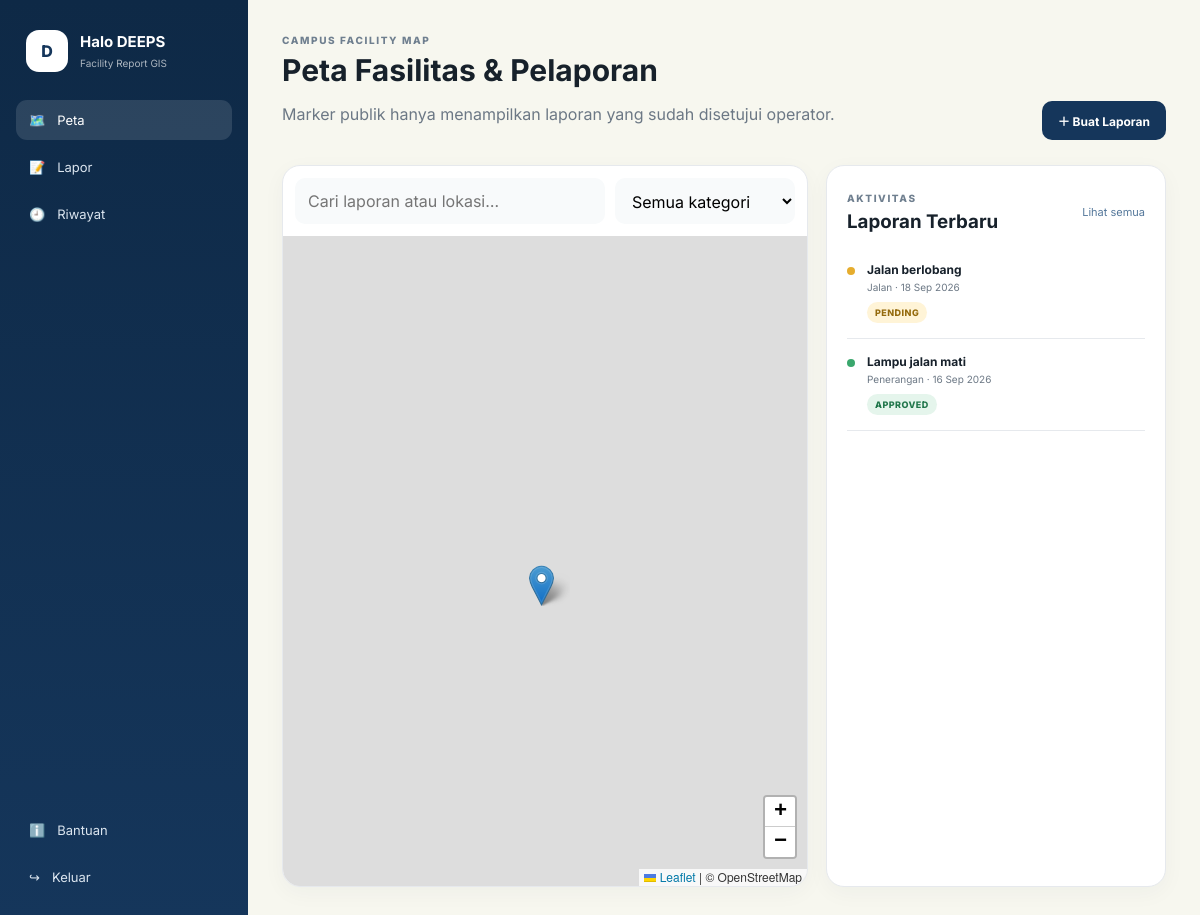
Page /map (signed in) on the committed database.
### app.py (models this page shows)
class Report(db.Model):
    id = db.Column(db.Integer, primary_key=True)
    title = db.Column(db.String(180), nullable=False)
    category = db.Column(db.String(50), nullable=False)
    damage_type = db.Column(db.String(120), nullable=False)
    description = db.Column(db.Text, nullable=False)
    latitude = db.Column(db.Float, nullable=False)
    longitude = db.Column(db.Float, nullable=False)
    photo = db.Column(db.String(255), nullable=True)
    status = db.Column(db.String(30), default="pending")  # pending/approved/disapproved
    operator_reason = db.Column(db.Text, nullable=True)
    created_at = db.Column(db.DateTime, default=datetime.utcnow)
    reviewed_at = db.Column(db.DateTime, nullable=True)
    user_id = db.Column(db.Integer, db.ForeignKey("user.id"), nullable=False)

### app.py (the view)
@app.route("/map")
@login_required
def map_page():
    approved = Report.query.filter_by(status="approved").order_by(Report.created_at.desc()).all()
    latest = Report.query.order_by(Report.created_at.desc()).limit(6).all()
    return render_template("map.html", approved=approved, latest=latest)

### app.py (called while the page is built)
@login_manager.user_loader
def load_user(user_id):
    return db.session.get(User, int(user_id))

@app.context_processor
def inject_globals():
    return {"categories": CATEGORIES}

### templates/map.html (shortened to what this page needs)
{% extends "base.html" %}{% block title %}Peta · Halo DEEPS{% endblock %}
{% block content %}
<div class="page-head">
  <div><div class="section-kicker">CAMPUS FACILITY MAP</div><h1>Peta Fasilitas & Pelaporan</h1><p class="muted">Marker publik hanya menampilkan laporan yang sudah disetujui operator.</p></div>
  <a class="btn primary" href="{{ url_for('new_report') }}">＋ Buat Laporan</a>
</div>
<div class="map-layout">
  <section class="map-panel">
    <div class="map-toolbar">
      <input id="mapSearch" placeholder="Cari laporan atau lokasi…">
      <select id="categoryFilter"><option value="">Semua kategori</option>{% for c in categories %}<option>{{ c }}</option>{% endfor %}</select>
    </div>
    <div id="map"></div>
  </section>
  <aside class="latest-panel">
    <div class="panel-title"><div><span class="section-kicker">AKTIVITAS</span><h3>Laporan Terbaru</h3></div><a href="{{ url_for('history') }}">Lihat semua</a></div>
    {% for r in latest %}
    <a class="latest-item" href="{{ url_for('history') }}?q={{ r.title|urlencode }}">
      <div class="status-dot {{ r.status }}"></div>
      <div><strong>{{ r.title }}</strong><small>{{ r.category }} · {{ r.created_at.strftime('%d %b %Y') }}</small><span class="badge {{ r.status }}">{{ r.status|capitalize }}</span></div>
    </a>
    {% else %}<div class="empty">Belum ada laporan.</div>{% endfor %}
  </aside>
</div>
{% endblock %}

### static/style.css (style rules this page uses)
:root { --navy:#15365b;--navy2:#0e2946;--cream:#f7f7ef;--ink:#17212b;--muted:#6c7885;--line:#e6e9ed;--white:#fff;--red:#d95c5c;--green:#3aa76d;--yellow:#e6ad2e;--shadow:0 12px 35px rgba(20,43,68,.09) }
* { box-sizing:border-box }
body { margin:0;font-family:Inter,system-ui,sans-serif;background:var(--cream);color:var(--ink) }
a { text-decoration:none;color:inherit }
.section-kicker { font-size:10px;font-weight:800;letter-spacing:.16em;color:#6f7f8f }
.muted { color:var(--muted) }
input,select,textarea { width:100%;border:1px solid #dfe4e9;border-radius:10px;padding:12px 13px;font:inherit;background:#fff;outline:none }
.btn { border:0;border-radius:10px;padding:11px 16px;font-weight:700;font-size:12px;cursor:pointer;display:inline-flex;align-items:center;justify-content:center;gap:8px }
.primary { background:var(--navy);color:#fff }
.page-head { display:flex;justify-content:space-between;gap:20px;align-items:flex-end;margin-bottom:25px }
.page-head h1 { font-size:30px;margin:6px 0 }
.map-layout { display:grid;grid-template-columns:minmax(0,1fr) 340px;gap:18px }
.map-panel,.latest-panel,.form-card,.stat-card,.review-card,.empty-card { background:#fff;border:1px solid var(--line);border-radius:18px;box-shadow:0 6px 22px rgba(20,43,68,.04) }
.map-panel { overflow:hidden }
.map-toolbar { padding:12px;display:grid;grid-template-columns:1fr 180px;gap:10px }
.map-toolbar input,.map-toolbar select { background:#f8fafb;border:0 }
.map-panel #map { height:650px }
.latest-panel { padding:20px }
.panel-title { display:flex;justify-content:space-between;align-items:center;margin-bottom:10px }
.panel-title h3 { margin:4px 0 }
.panel-title a { font-size:11px;color:#55789b }
.latest-item { display:flex;gap:12px;padding:15px 0;border-bottom:1px solid var(--line) }
.latest-item strong { font-size:12px;display:block;margin-bottom:4px }
.latest-item small { display:block;color:var(--muted);font-size:10px;margin-bottom:7px }
.status-dot { width:8px;height:8px;border-radius:50%;margin-top:5px;background:#aaa }
.status-dot.approved { background:var(--green) }
.status-dot.pending { background:var(--yellow) }
.badge { font-size:9px;font-weight:800;text-transform:uppercase;letter-spacing:.05em;border-radius:99px;padding:5px 8px;display:inline-block }
.badge.approved { background:#e5f5ec;color:#22774c }
.badge.pending { background:#fff4d7;color:#956b0d }

### rows in the picture
Report: title "Jalan berlobang", category "Jalan", created_at "18 Sep 2026", status "PENDING"
Report: title "Lampu jalan mati", category "Penerangan", created_at "16 Sep 2026", status "APPROVED"
